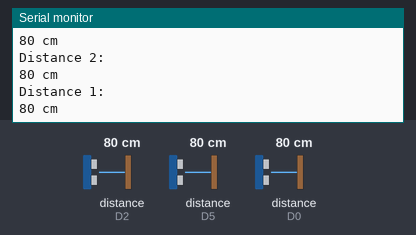
Recording of a sketch running on a simulated ESP8266 (NodeMCU). Parts: the last lines printed to the serial monitor. Wiring (inferred from the names in the program): 3 × ultrasonic range finder: trigger D3, echo D2 / trigger D1, echo D0 / trigger D6, echo D5. The inputs (shaded band) are chosen by the test bench; at power-on: distance to the obstacle (sensors on D2, D5, D0) 80 cm. The echo pulse lasts 58.3 µs per cm; WiFi joins after 1.5 s; servers stay silent unless stated.

Above: at 2.7 s.
2.8 s: distance to the obstacle (sensor on D2) set to 2 cm
At 2.88 s:
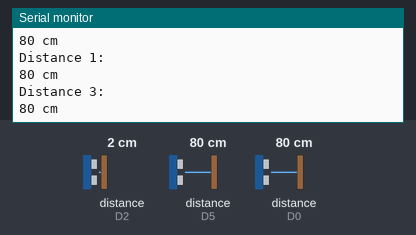
4.3 s: distance to the obstacle (sensor on D5) set to 4 cm
At 4.3 s:
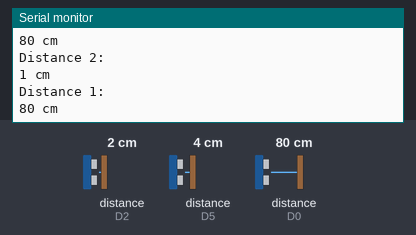
5.8 s: distance to the obstacle (sensor on D0) set to 9 cm
At 6.8 s:
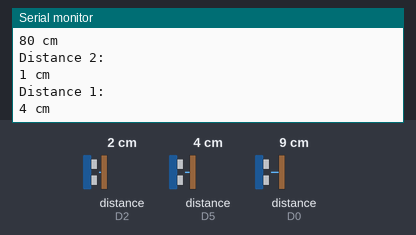
7.3 s: distance to the obstacle (sensor on D2) set to 18 cm
At 8.7 s:
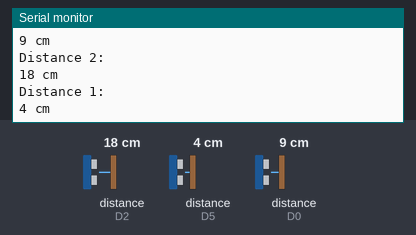
8.8 s: distance to the obstacle (sensor on D5) set to 35 cm
At 10.0 s:
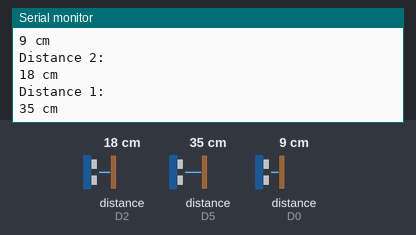
10.3 s: distance to the obstacle (sensor on D0) set to 60 cm
At 10.48 s:
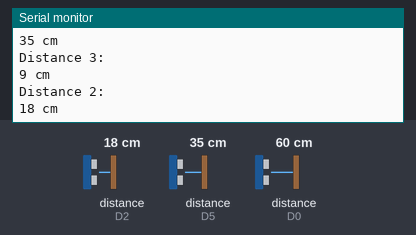
Timing chart, 0 to 12.8 s (numbered marks = the images above; inputs shaded):
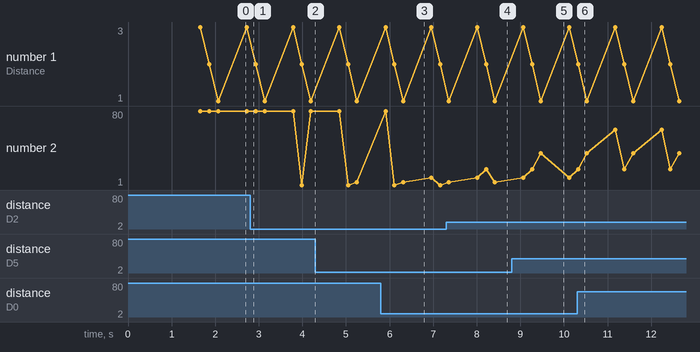

The sketch:

FIrebase_Alto.ino
```cpp
#include <FirebaseArduino.h>
#include "ESP8266WiFi.h"

#define FIREBASE_HOST "altosmart-1398b.firebaseio.com"

const char* ssid = "Prasmul 2";
const char* password = "prasmul2018";
#define trigPin1 D1
#define echoPin1 D0
#define trigPin2 D3
#define echoPin2 D2
#define trigPin3 D6
#define echoPin3 D5

long duration1, distance1, duration2, distance2, duration3, distance3;
void setup() {
  pinMode(trigPin1, OUTPUT);
  pinMode(echoPin1, INPUT_PULLUP);
  pinMode(trigPin2, OUTPUT);
  pinMode(echoPin2, INPUT_PULLUP);
  pinMode(trigPin3, OUTPUT);
  pinMode(echoPin3, INPUT_PULLUP);
  Serial.begin (115200);
  WiFi.begin(ssid, password);
  Serial.print("connecting");
  while (WiFi.status() != WL_CONNECTED)
  {
    Serial.print(".");
    delay(500);
  }
  Serial.println();
  Serial.print("connected");
  Serial.println();
  Serial.println(WiFi.localIP());

  Firebase.begin(FIREBASE_HOST);

}

void loop() {
  digitalWrite(trigPin1, LOW);  // Added this line
  delayMicroseconds(2); // Added this line
  digitalWrite(trigPin1, HIGH);
//  delayMicroseconds(1000); - Removed this line
  delayMicroseconds(10); // Added this line
  digitalWrite(trigPin1, LOW);
  duration1 = pulseIn(echoPin1, HIGH);
  distance1 = (duration1/2) / 29.1;

  if(distance1 <= 10)
  {
    Firebase.setInt("Sensor 3", 1);
  }
  else
  {
    Firebase.setInt("Sensor 3", 0);
  }
    Serial.println("Distance 3: ");
    Serial.print(distance1);
    Serial.println(" cm");
    delay(50);
  digitalWrite(trigPin2, LOW);  // Added this line
  delayMicroseconds(2); // Added this line
  digitalWrite(trigPin2, HIGH);
//  delayMicroseconds(1000); - Removed this line
  delayMicroseconds(10); // Added this line
  digitalWrite(trigPin2, LOW);
  duration2 = pulseIn(echoPin2, HIGH);
  distance2 = (duration2/2) / 29.1;

  if(distance2 <= 10)
  {
    Firebase.setInt("Sensor 2", 1);
  }
  else
  {
    Firebase.setInt("Sensor 2", 0);
  }
    Serial.println("Distance 2: ");
    Serial.print(distance2);
    Serial.println(" cm");
    delay(50);
  digitalWrite(trigPin3, LOW);  // Added this line
  delayMicroseconds(2); // Added this line
  digitalWrite(trigPin3, HIGH);
//  delayMicroseconds(1000); - Removed this line
  delayMicroseconds(10); // Added this line
  digitalWrite(trigPin3, LOW);
  duration3 = pulseIn(echoPin3, HIGH);
  distance3 = (duration3/2) / 29.1;

  if(distance3 <= 10)
  {
    Firebase.setInt("Sensor 1", 1);
  }
  else
  {
    Firebase.setInt("Sensor 1", 0);
  }
    Serial.println("Distance 1: ");
    Serial.print(distance3);
    Serial.println(" cm");
  delay(500);
}
```

Measured:
- after the input at 7.3 s, the serial monitor: prints a new line after 0.91 s (image 4)
- after the input at 8.8 s, the serial monitor: prints a new line after 0.67 s (image 5)
- plotted number 2: 80 → 4 after the input at 4.3 s
